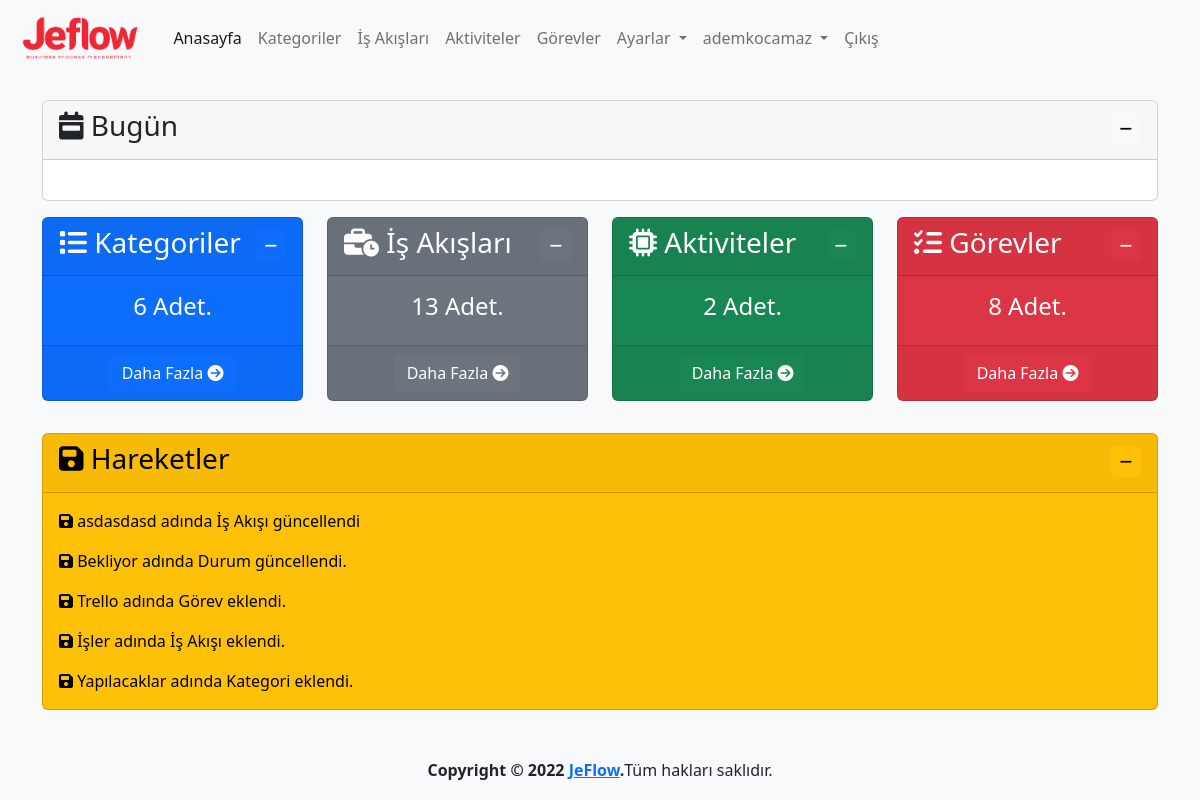
The app's page / (signed in), older data.
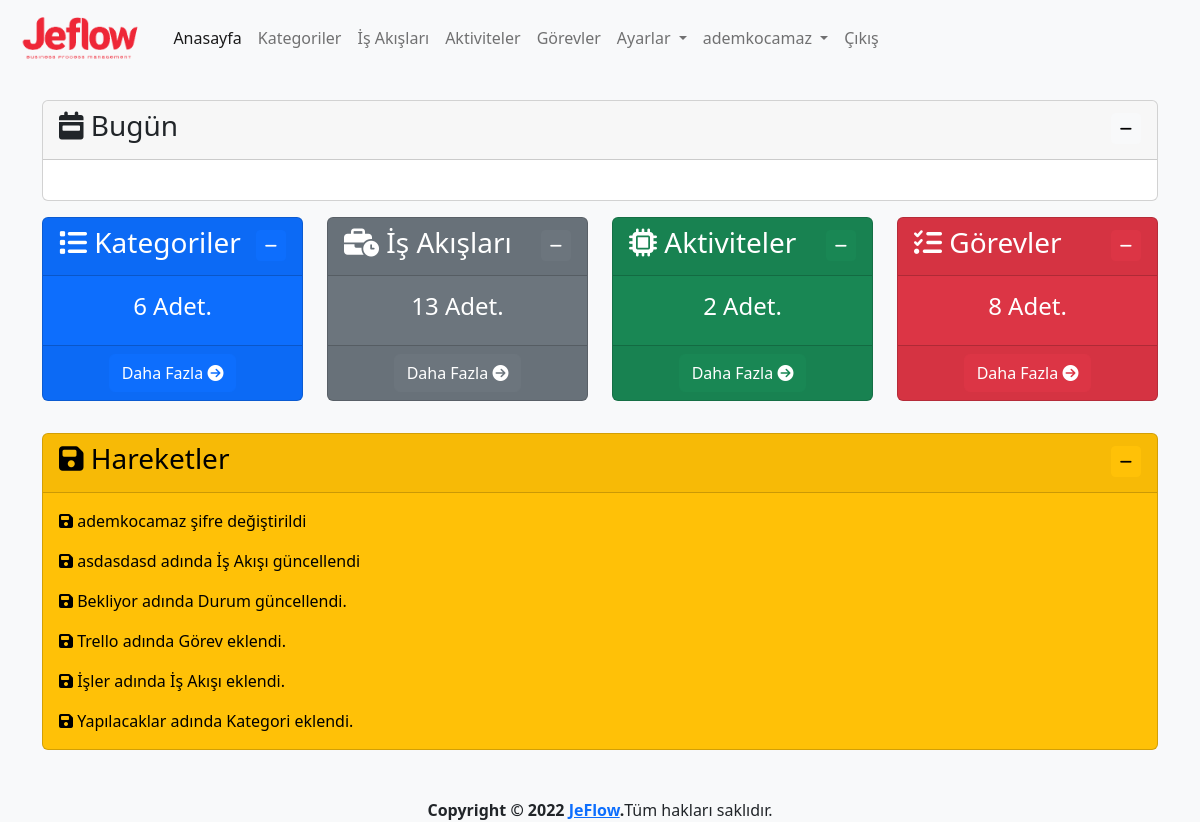
The same page, newer data.
### log/models.py (models this page shows, shortened)
class Log(models.Model):
    logger_name = models.CharField(max_length=100,verbose_name='Loglayıcı Adı')
    level = models.PositiveSmallIntegerField(choices=LOG_LEVELS, default=logging.ERROR, db_index=True,verbose_name='Seviye')
    msg = models.TextField(verbose_name='Mesaj')
    trace = models.TextField(blank=True, null=True,verbose_name='Yığın')
    create_datetime = models.DateTimeField(auto_now_add=True, verbose_name='Oluşturulma Zamanı')
    user=models.ForeignKey(User,on_delete=models.CASCADE,verbose_name='Kullanıcı', blank=True, null=True)
    class Meta:
        ordering = ('-create_datetime',)
        verbose_name = 'Log'
        verbose_name_plural ='Loglar'

### app/views.py (the view)
# urls.py: path('', views.index, name='index'),
@login_required(login_url='/user/login/')
def index(request):
    category_count=Category.objects.count()
    process_count=Process.objects.count()
    activity_count=Activity.objects.count()
    task_count=Task.objects.count()
    user_activities=Log.objects.all().filter(user=request.user)[:10]
    context={
        'category_count':category_count,
        'process_count':process_count,
        'activity_count':activity_count,
        'task_count':task_count,
        'user_activities':user_activities
    }
    return render(request, 'app/index.html',context)

### templates/app/index.html
{% extends 'layout.html' %}
{% load humanize %}
{% block content %}
<div class="row mt-3">
    <div class="col-md-3 col-sm-6 mb-3">
        <div class="card text-bg-primary" style="max-width: 18rem;">
            <div class="card-header">
                <h3 class="card-title">
                    <i class="fa-solid fa-list"></i>
                    Kategoriler
                    <div class="float-end">
                        <button class="btn btn-primary btn-sm" type="button" data-bs-toggle="collapse"
                            data-bs-target="#collapseKategori" aria-expanded="false" aria-controls="collapseKategori">
                            <i class="fa-solid fa-minus"></i>
                        </button>
                    </div>
                </h3>
            </div>
            <div class="collapse show" id="collapseKategori">
                <div class="card-body text-center">
                    <h4 class="card-title">{{ category_count }} Adet.</h5>
                </div>
                <div class="card-footer text-center">
                    <a class="btn btn-primary" href="{% url 'category' %}">
                        Daha Fazla
                        <i class="fa-solid fa-circle-arrow-right"></i>
                    </a>
                </div>
            </div>
        </div>
    </div>
    <div class="col-md-3 col-sm-6 mb-3">
        <div class="card text-bg-secondary" style="max-width: 18rem;">
            <div class="card-header">
                <h3 class="card-title">
                    <i class="fa-solid fa-business-time"></i>
                    İş Akışları
                    <div class="float-end">
                        <button class="btn btn-secondary btn-sm" type="button" data-bs-toggle="collapse"
                            data-bs-target="#collapseIsAkis" aria-expanded="false" aria-controls="collapseIsAkis">
                            <i class="fa-solid fa-minus"></i>
                        </button>
                    </div>
                </h3>
            </div>
            <div class="collapse show" id="collapseIsAkis">
                <div class="card-body text-center">
                    <h4 class="card-title">{{ process_count }} Adet.</h5>
                </div>
                <div class="card-footer text-center">
                    <a class="btn btn-secondary" href="{% url 'process' %}">
                        Daha Fazla
                        <i class="fa-solid fa-circle-arrow-right"></i>
                    </a>
                </div>
            </div>
        </div>
    </div>
    <div class="col-md-3 col-sm-6 mb-3">
        <div class="card text-bg-success" style="max-width: 18rem;">
            <div class="card-header">
                <h3 class="card-title">
                    <i class="fa-solid fa-microchip"></i>
                    Aktiviteler
                    <div class="float-end">
                        <button class="btn btn-success btn-sm" type="button" data-bs-toggle="collapse"
                            data-bs-target="#collapseAktivite" aria-expanded="false" aria-controls="collapseAktivite">
                            <i class="fa-solid fa-minus"></i>
                        </button>
                    </div>
                </h3>
            </div>
            <div class="collapse show" id="collapseAktivite">
                <div class="card-body text-center">
                    <h4 class="card-title">{{ activity_count }} Adet.</h5>
                </div>
                <div class="card-footer text-center">
                    <a class="btn btn-success" href="{% url 'activity' %}">
                        Daha Fazla
                        <i class="fa-solid fa-circle-arrow-right"></i>
                    </a>
                </div>
            </div>
        </div>
    </div>
    <div class="col-md-3 col-sm-6 mb-3">
        <div class="card text-bg-danger" style="max-width: 18rem;">
            <div class="card-header">
                <h3 class="card-title">
                    <i class="fa-solid fa-list-check"></i>
                    Görevler
                    <div class="float-end">
                        <button class="btn btn-danger btn-sm" type="button" data-bs-toggle="collapse"
                            data-bs-target="#collapseGorev" aria-expanded="false" aria-controls="collapseGorev">
                            <i class="fa-solid fa-minus"></i>
                        </button>
                    </div>
                </h3>
            </div>
            <div class="collapse show" id="collapseGorev">
                <div class="card-body text-center">
                    <h4 class="card-title">{{ task_count }} Adet.</h5>
                </div>
                <div class="card-footer text-center">
                    <a class="btn btn-danger" href="{% url 'task' %}">
                        Daha Fazla
                        <i class="fa-solid fa-circle-arrow-right"></i>
                    </a>
                </div>
            </div>
        </div>
    </div>
</div>
<div class="row mt-3">
    <div class="col-md-12">
        <div class="card text-bg-warning">
            <div class="card-header">
                <h3 class="card-title">
                    <i class="fa-solid fa-floppy-disk"></i>
                    Hareketler
                    <div class="float-end">
                        <button class="btn btn-warning btn-sm" type="button" data-bs-toggle="collapse"
                            data-bs-target="#collapseHareketler" aria-expanded="false"
                            aria-controls="collapseHareketler">
                            <i class="fa-solid fa-minus"></i>
                        </button>
                    </div>
                </h3>
            </div>
            <div class="collapse show" id="collapseHareketler">
                <div class="card-body">
                    {% for user_activity in user_activities %}
                    <p class="card-text"><i class="fa-solid fa-floppy-disk"></i> {{ user_activity.msg }}</p>
                    {% endfor %}
                </div>
            </div>
        </div>
    </div>
</div>
{% endblock %}

### templates/layout.html (shortened to what this page needs)
{% load static %}
<!doctype html>
<html lang="tr">
<head>
  <link href="https://cdn.jsdelivr.net/npm/bootstrap@5.2.2/dist/css/bootstrap.min.css" rel="stylesheet"
>
  <link rel="stylesheet" href="{% static 'css/jeflow.css' %}">
  <link href="https://cdn.jsdelivr.net/npm/select2@4.1.0-rc.0/dist/css/select2.min.css" rel="stylesheet" />
  <link rel="stylesheet" type="text/css" href="https://cdn.datatables.net/1.12.1/css/dataTables.bootstrap5.min.css">
  <link rel="stylesheet" type="text/css"
    href="https://cdn.datatables.net/responsive/2.3.0/css/responsive.dataTables.min.css">
  <link rel="stylesheet" type="text/css" href="https://cdn.datatables.net/buttons/2.2.3/css/buttons.bootstrap5.min.css">
</head>
<body class="bg-light">
  <header>
    <nav class="navbar navbar-expand-lg bg-light">
      <div class="container-fluid">
        <a class="navbar-brand" href="{% url 'index' %}">
          <img class="logo" src="{% static 'img/logo-text.png' %}" alt="JeFlow">
        </a>
        <div class="collapse navbar-collapse" id="navbarNavDropdown">
          <ul class="navbar-nav">
            <li class="nav-item">
              <a class="nav-link active" aria-current="page" href="{% url 'index' %}">Anasayfa</a>
            </li>
            {% if user.is_authenticated %}
            <li class="nav-item">
              <a class="nav-link" href="{% url 'category' %}">Kategoriler</a>
            </li>
            <li class="nav-item">
              <a class="nav-link" href="{% url 'process' %}">İş Akışları</a>
            </li>
            <li class="nav-item">
              <a class="nav-link" href="{% url 'activity' %}">Aktiviteler</a>
            </li>
            <li class="nav-item">
              <a class="nav-link" href="{% url 'task' %}">Görevler</a>
            </li>
            <li class="nav-item dropdown">
              <a class="nav-link dropdown-toggle" href="{% url 'settings' %}" role="button" data-bs-toggle="dropdown"
                aria-expanded="false">
                Ayarlar
              </a>
            </li>
            <li class="nav-item dropdown">
              <a class="nav-link dropdown-toggle" href="{% url 'profile' %}" role="button" data-bs-toggle="dropdown"
                aria-expanded="false">
                {{ user }}
              </a>
            </li>
            <li class="nav-item">
              <a class="nav-link" href="javascript:{document.getElementById('logout').submit()}">Çıkış</a>
            </li>
            {% else %}
            <li class="nav-item">
              <a class="nav-link" href="{% url 'register' %}">Kayıt Ol</a>
            </li>
            {% endif %}
          </ul>
        </div>
      </div>
    </nav>
  </header>
  <main>
    <div class="container mt-4">
      <div class="row mb-3">
        <div class="col-md-12">
          <div class="card">
            <div class="card-header">
              <h3 class="card-title">
                <i class="fa-solid fa-calendar-week"></i>
                Bugün
                <div class="float-end">
                  <button class="btn btn-light btn-sm" type="button" data-bs-toggle="collapse"
                    data-bs-target="#collapseZaman" aria-expanded="false" aria-controls="collapseZaman">
                    <i class="fa-solid fa-minus"></i>
                  </button>
                </div>
              </h3>
            </div>
            <div class="collapse show" id="collapseZaman">
              <div class="card-body text-center">
              </div>
            </div>
          </div>
        </div>
      </div>
      {% block content %}
      {% endblock %}
    </div>
  </main>
  <footer class="mt-5">
    <div class="d-flex justify-content-center">
      <strong>Copyright &copy; 2022 <a href="http://jeflow.herokuapp.com">JeFlow</a>.</strong>
      Tüm hakları saklıdır.
    </div>
  </footer>
</body>
</html>

### static/css/jeflow.css (style rules this page uses)
img.logo { height: 50px; }

Row changes from the older to the newer data that the page shows:
added Log: msg "ademkocamaz şifre değiştirildi"
